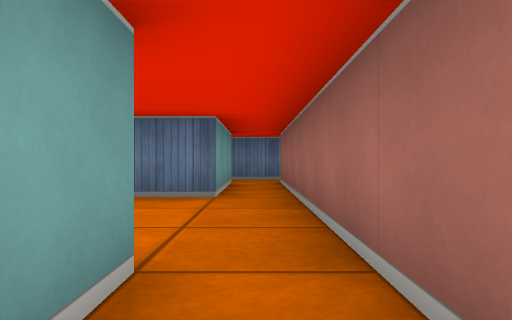
view 1 (above)

20 first-person views from a walk through a cub3D ray-caster map. The camera is about half as high as the walls, looks level and sees 70° across. The floor is counted in squares. Each view is taken from the middle of a square. On the plan, view 1 faces up. The plan holds only what a view shows up to about 9 squares ahead; the rest is blank.

view 2
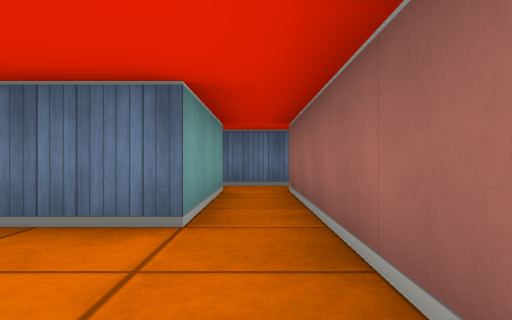

view 3
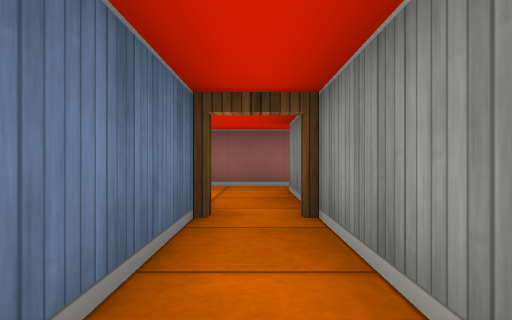

view 4
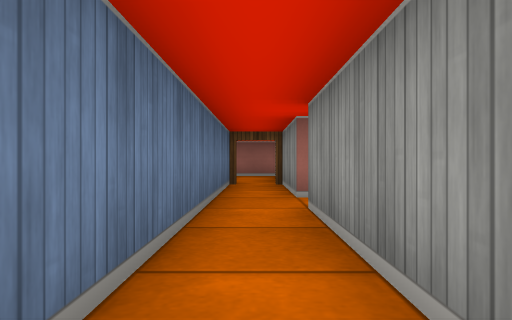

view 5
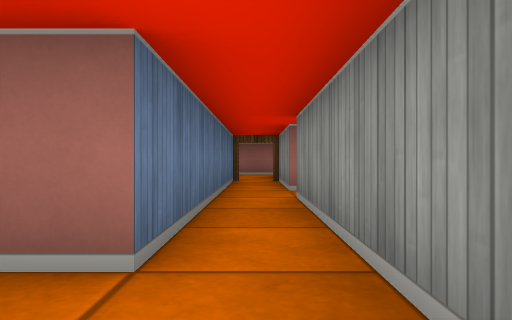

view 6
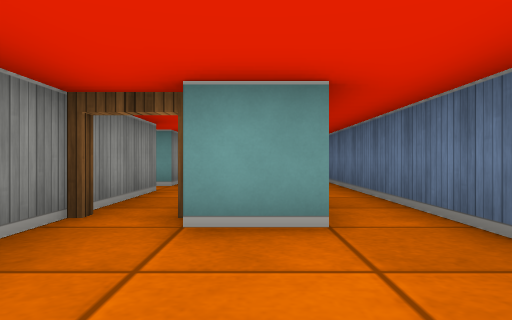

view 7
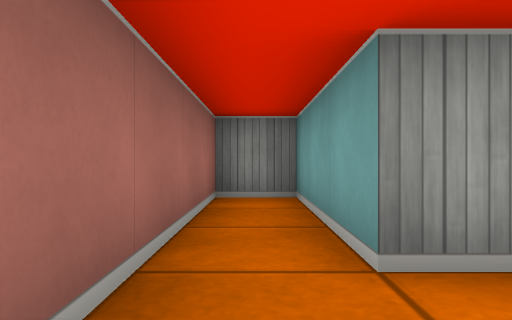

view 8
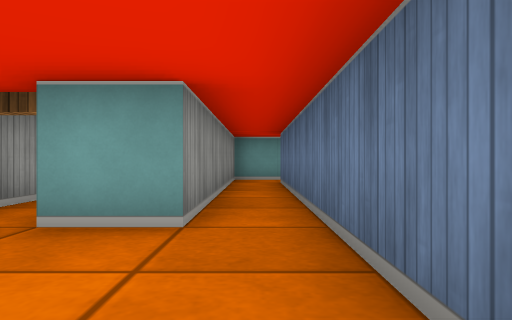

view 9
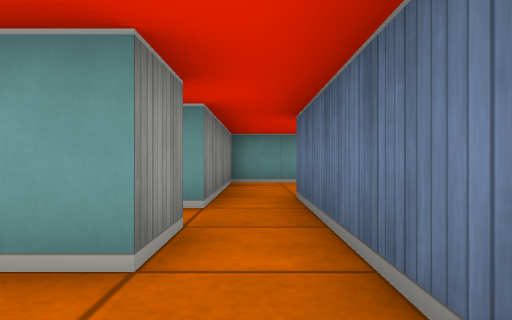

view 10
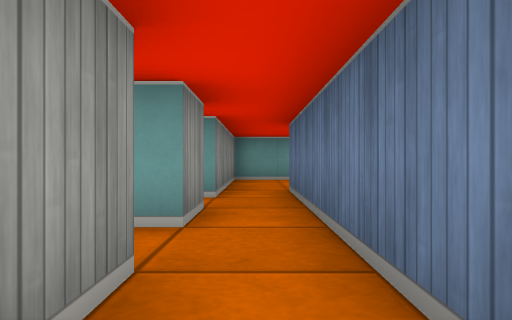

view 11
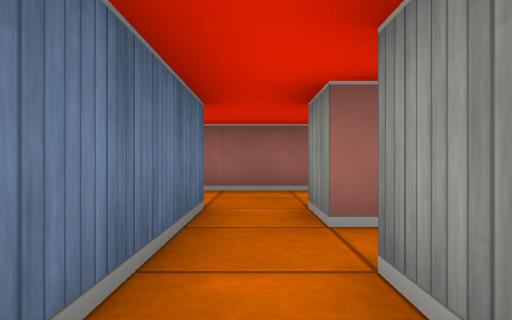

view 12
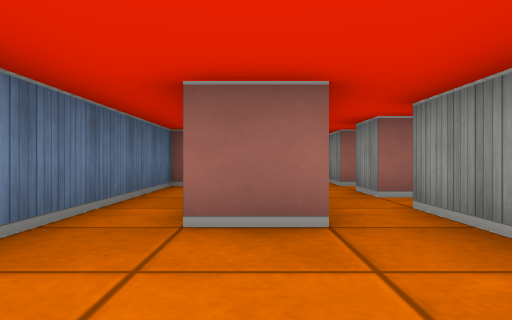

view 13
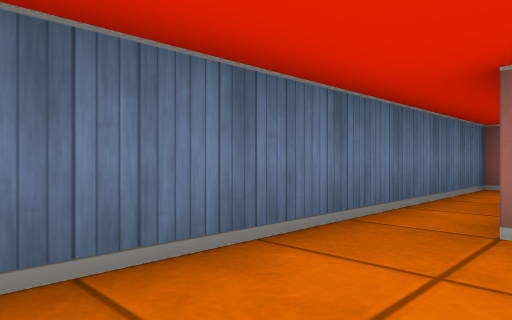

view 14
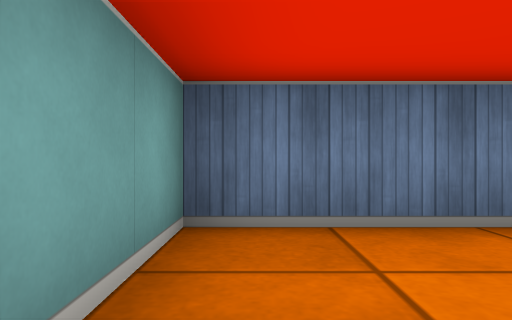

view 15
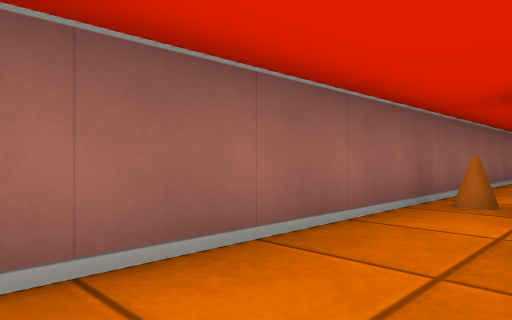

view 16
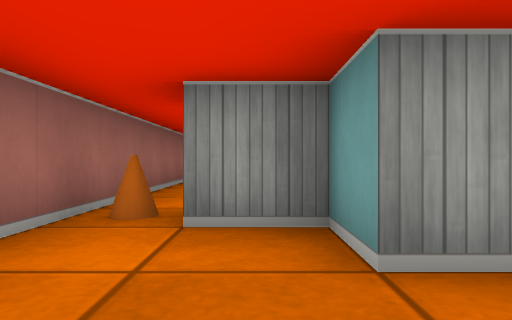

view 17
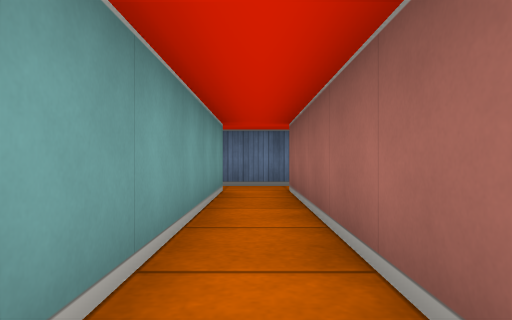

view 18
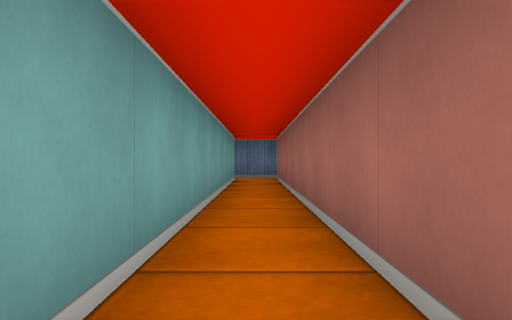

view 19
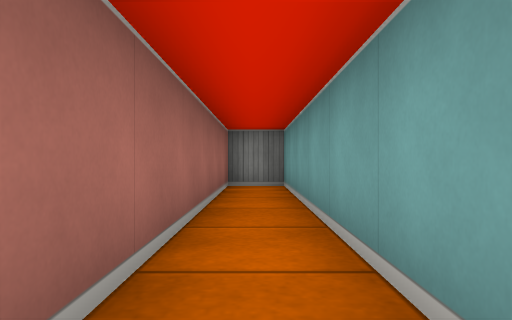

view 20
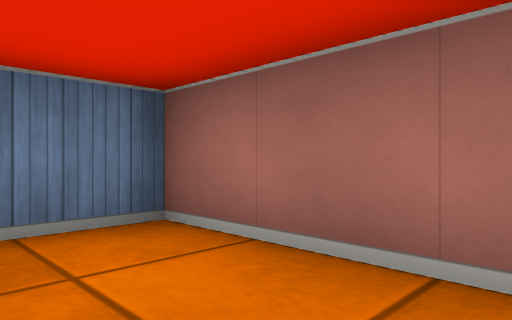

### Floor plan
Key: @ floor where view 1 was taken; # wall or solid block; . floor; D open door; C cone.
Columns run from 11 left of view 1 to 6 right of it. Each row starts with its distance up from view 1.
 11       ############
 10       #.......#..#
  9       #...#####..#
  8       #..........#
  7       #####.#.#..#
  6           #.#.##C#
  5   # #######.#.# .#
  4   #.........#.# .#
  3  .#######...#.# .#
  2 ........D...#.# .#
  1  ####.#####.#.#  #
  0           #@#.#
 -1           #.#.#
 -2           #####

Where each view was taken, in squares from view 1:
view 1: 0 up, 0 right, facing up
view 2: 2 up, 0 right, facing up
view 3: 2 up, 6 left, facing right
view 4: 2 up, 10 left, facing right
view 5: 2 up, 11 left, facing right
view 6: 3 up, 0 right, facing left
view 7: 3 up, 0 right, facing down
view 8: 4 up, 0 right, facing left
view 9: 8 up, 3 right, facing left
view 10: 8 up, 4 right, facing left
view 11: 8 up, 0 right, facing right
view 12: 9 up, 4 left, facing right
view 13: 9 up, 4 left, facing up-right
view 14: 8 up, 4 left, facing up
view 15: 10 up, 4 right, facing down-right
view 16: 9 up, 4 right, facing down
view 17: 2 up, 2 right, facing up
view 18: 1 down, 2 right, facing up
view 19: 5 up, 2 right, facing down
view 20: 8 up, 4 right, facing up-right
